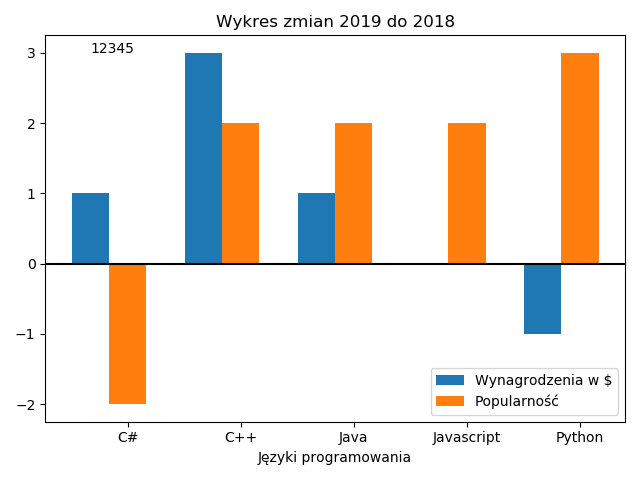

Source code (Python):
import numpy as np
import pandas as pd
import matplotlib.pyplot as plt

data = pd.read_csv("prog.csv", index_col=0)
data2 = data.sort_values(["Rok"], ascending=True)
rok18 = data2[data2["Rok"] == 2018].sort_index()
rok19 = data2[data2["Rok"] == 2019].sort_index()
wyn = rok19.iloc[:, 1] - rok18.iloc[:, 1]
pop = rok19.iloc[:, 2] - rok18.iloc[:, 2]
x = np.arange(len(wyn))

plt.bar(x, wyn, width=0.33, label="Wynagrodzenia w $")
plt.title("Wykres zmian 2019 do 2018")
plt.bar(x + 0.33, pop, width=0.33, label="Popularność")
plt.xlabel("Języki programowania")
plt.axhline(color='black')
indeksy = wyn.index
plt.xticks(x + 0.33, indeksy)
plt.annotate("12345", [0, 3])
plt.legend()
plt.savefig("wykres4.pdf")
plt.show()
